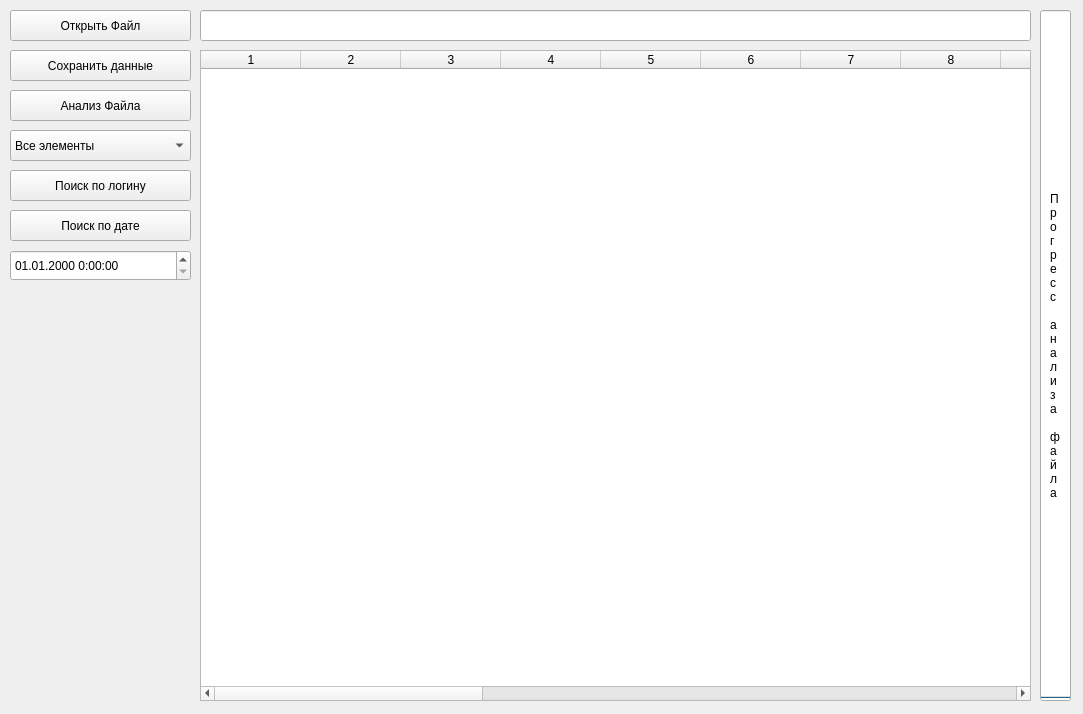
<?xml version="1.0" encoding="UTF-8"?>
<ui version="4.0">
 <class>MainWindow</class>
 <widget class="QMainWindow" name="MainWindow">
  <property name="geometry">
   <rect>
    <x>0</x>
    <y>0</y>
    <width>1083</width>
    <height>714</height>
   </rect>
  </property>
  <property name="windowTitle">
   <string>MainWindow</string>
  </property>
  <widget class="QWidget" name="centralwidget">
   <widget class="QPushButton" name="OpenFile">
    <property name="geometry">
     <rect>
      <x>10</x>
      <y>10</y>
      <width>181</width>
      <height>31</height>
     </rect>
    </property>
    <property name="text">
     <string>Открыть Файл</string>
    </property>
   </widget>
   <widget class="QPushButton" name="AnalizFile">
    <property name="geometry">
     <rect>
      <x>10</x>
      <y>90</y>
      <width>181</width>
      <height>31</height>
     </rect>
    </property>
    <property name="text">
     <string>Анализ Файла</string>
    </property>
   </widget>
   <widget class="QProgressBar" name="progressBar">
    <property name="geometry">
     <rect>
      <x>1040</x>
      <y>10</y>
      <width>31</width>
      <height>691</height>
     </rect>
    </property>
    <property name="value">
     <number>0</number>
    </property>
    <property name="textVisible">
     <bool>true</bool>
    </property>
    <property name="orientation">
     <enum>Qt::Vertical</enum>
    </property>
    <property name="invertedAppearance">
     <bool>false</bool>
    </property>
   </widget>
   <widget class="QLabel" name="label">
    <property name="geometry">
     <rect>
      <x>1050</x>
      <y>20</y>
      <width>16</width>
      <height>651</height>
     </rect>
    </property>
    <property name="text">
     <string>П
р
о
г
р
е
с
с
 
а
н
а
л
и
з
а
 
ф
а
й
л
а</string>
    </property>
    <property name="indent">
     <number>-2</number>
    </property>
   </widget>
   <widget class="QLineEdit" name="PathFile">
    <property name="geometry">
     <rect>
      <x>200</x>
      <y>10</y>
      <width>831</width>
      <height>31</height>
     </rect>
    </property>
   </widget>
   <widget class="QTableWidget" name="tableWidget">
    <property name="geometry">
     <rect>
      <x>200</x>
      <y>50</y>
      <width>831</width>
      <height>651</height>
     </rect>
    </property>
    <property name="columnCount">
     <number>24</number>
    </property>
    <column/>
    <column/>
    <column/>
    <column/>
    <column/>
    <column/>
    <column/>
    <column/>
    <column/>
    <column/>
    <column/>
    <column/>
    <column/>
    <column/>
    <column/>
    <column/>
    <column/>
    <column/>
    <column/>
    <column/>
    <column/>
    <column/>
    <column/>
    <column/>
   </widget>
   <widget class="QPushButton" name="serchLogin">
    <property name="geometry">
     <rect>
      <x>10</x>
      <y>170</y>
      <width>181</width>
      <height>31</height>
     </rect>
    </property>
    <property name="text">
     <string>Поиск по логину</string>
    </property>
   </widget>
   <widget class="QPushButton" name="serchData">
    <property name="geometry">
     <rect>
      <x>10</x>
      <y>210</y>
      <width>181</width>
      <height>31</height>
     </rect>
    </property>
    <property name="text">
     <string>Поиск по дате</string>
    </property>
   </widget>
   <widget class="QComboBox" name="comboBox">
    <property name="geometry">
     <rect>
      <x>10</x>
      <y>130</y>
      <width>181</width>
      <height>31</height>
     </rect>
    </property>
    <item>
     <property name="text">
      <string>Все элементы</string>
     </property>
    </item>
   </widget>
   <widget class="QPushButton" name="saveData">
    <property name="geometry">
     <rect>
      <x>10</x>
      <y>50</y>
      <width>181</width>
      <height>31</height>
     </rect>
    </property>
    <property name="text">
     <string>Сохранить данные</string>
    </property>
   </widget>
   <widget class="QDateTimeEdit" name="dateTimeEdit">
    <property name="geometry">
     <rect>
      <x>10</x>
      <y>250</y>
      <width>181</width>
      <height>31</height>
     </rect>
    </property>
    <property name="currentSection">
     <enum>QDateTimeEdit::DaySection</enum>
    </property>
    <property name="displayFormat">
     <string>dd.MM.yyyy H:mm:ss</string>
    </property>
   </widget>
   <zorder>OpenFile</zorder>
   <zorder>AnalizFile</zorder>
   <zorder>progressBar</zorder>
   <zorder>PathFile</zorder>
   <zorder>tableWidget</zorder>
   <zorder>serchLogin</zorder>
   <zorder>serchData</zorder>
   <zorder>comboBox</zorder>
   <zorder>saveData</zorder>
   <zorder>label</zorder>
   <zorder>dateTimeEdit</zorder>
  </widget>
 </widget>
 <resources/>
 <connections/>
</ui>
